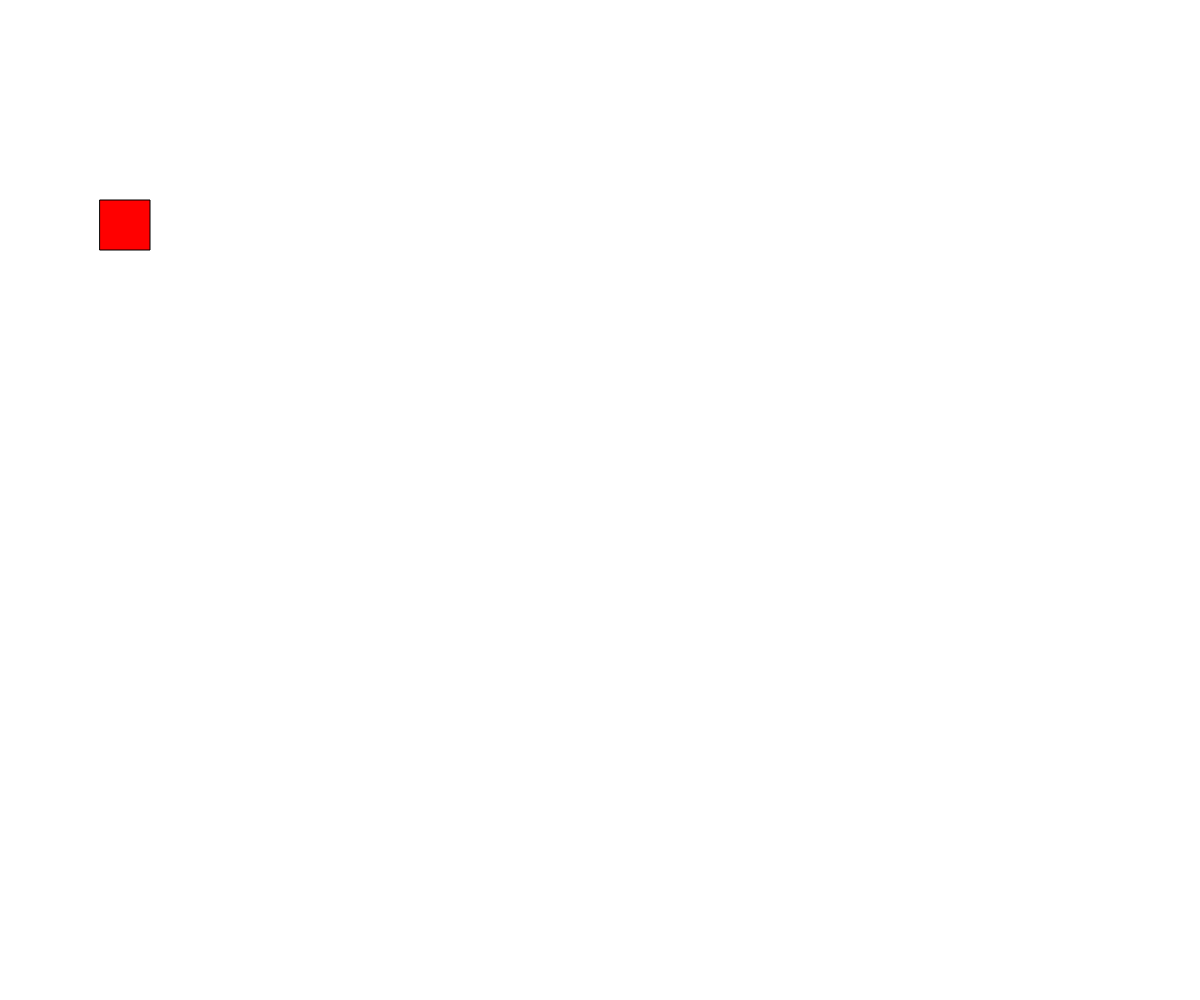
Frame 1 (no input)
Frame 60 (no input): identical to frame 1, image omitted
Frame 120 (the mouse pressed at the canvas centre since frame 60): identical to frame 1, image omitted

The p5.js sketch that drew this single still picture (run headless with seeded random() and noise() and a simulated clock; from frame 60 on, the mouse is pressed at the canvas centre):

// p5.js sketch
// ── sketch.js
let boxes = [];

function setup() {
  createCanvas(windowWidth, windowHeight);
  for(let i = 0; i < 4; i++){
    boxes[i] = new Box(100,200,50);
  }
  
  
}

function draw() {
  background(255);
  boxes[0].show();
}

class Box{
  
  constructor(x,y,s){
    this.x = x;
    this.y = y;
    this.s = s;
  }
  
  show(){
    fill(255,0,0);
    rect(this.x,this.y,this.s,this.s);
  }
}
